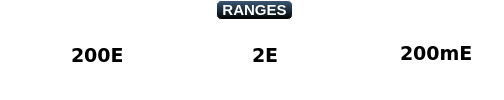
   <widget class="QGroupBox" name="Ranges">
    <property name="geometry">
     <rect>
      <x>30</x>
      <y>120</y>
      <width>504</width>
      <height>100</height>
     </rect>
    </property>
    <property name="font">
     <font>
      <pointsize>-1</pointsize>
      <weight>75</weight>
      <italic>false</italic>
      <bold>true</bold>
     </font>
    </property>
    <property name="styleSheet">
     <string notr="true">QGroupBox {
     background-color: rgba(0,0,0,0);
     border: 1px solid white;
     border-radius: 5px;
     margin-top: 1ex; /* leave space at the top for the title */
	 font:bold 15px;	
 }

 QGroupBox::title {
	border:1px solid white;
	border-radius:5px;
     subcontrol-origin: margin;
     subcontrol-position: top center; /* position at the top center */
     padding: 0 3px;
	 color:white;
     background-color: qlineargradient(x1: 0, y1: 0, x2: 0, y2: 1,stop: 0 #3a5976, stop: 1 #000000);
 }</string>
    </property>
    <property name="title">
     <string>RANGES</string>
    </property>
    <widget class="QPushButton" name="r200But">
     <property name="geometry">
      <rect>
       <x>31</x>
       <y>37</y>
       <width>40</width>
       <height>40</height>
      </rect>
     </property>
     <property name="font">
      <font>
       <family>DejaVu Sans</family>
       <pointsize>18</pointsize>
      </font>
     </property>
     <property name="focusPolicy">
      <enum>Qt::NoFocus</enum>
     </property>
     <property name="styleSheet">
      <string notr="true">QPushButton {
         border: 2px solid rgba(0,0,0,0);
         border-radius: 25px;
         background-color: rgba(0,0,0,0);
     }

     QPushButton:pressed {
		background-color: qlineargradient(x1: 0, y1: 0, x2: 0, y2: 1,stop: 0 #dadbde, stop: 1 #f6f7fa);
     }
	QPushButton::enabled{
	         border: 2px solid rgba(0,0,0,0);
         border-radius: 25px;
         background-color: rgba(0,0,0,0);
	image: url(:/svgbutton/Beryl/normal.svg);
	}
 
	QPushButton::disabled{
	         border: 2px solid rgba(0,0,0,0);
         border-radius: 25px;
         background-color: rgba(0,0,0,0);
	image: url(:/svgbutton/Beryl/hovered.svg);
	}
     QPushButton:flat {
         border: none; /* no border for a flat push button */
     }

     QPushButton:default {
         border-color: navy; /* make the default button prominent */
     }</string>
     </property>
     <property name="text">
      <string/>
     </property>
     <property name="icon">
      <iconset resource="svgResource.qrc">
       <normaloff>:/svgbutton/Beryl/pressed.svg</normaloff>:/svgbutton/Beryl/pressed.svg</iconset>
     </property>
     <property name="iconSize">
      <size>
       <width>48</width>
       <height>48</height>
      </size>
     </property>
    </widget>
    <widget class="QLabel" name="r200ECap">
     <property name="geometry">
      <rect>
       <x>71</x>
       <y>47</y>
       <width>51</width>
       <height>17</height>
      </rect>
     </property>
     <property name="font">
      <font>
       <family>DejaVu Sans</family>
       <pointsize>14</pointsize>
       <weight>75</weight>
       <italic>false</italic>
       <bold>true</bold>
      </font>
     </property>
     <property name="text">
      <string>200E</string>
     </property>
    </widget>
    <widget class="QPushButton" name="r2EBut">
     <property name="geometry">
      <rect>
       <x>205</x>
       <y>39</y>
       <width>40</width>
       <height>40</height>
      </rect>
     </property>
     <property name="font">
      <font>
       <family>DejaVu Sans</family>
       <pointsize>18</pointsize>
      </font>
     </property>
     <property name="focusPolicy">
      <enum>Qt::NoFocus</enum>
     </property>
     <property name="styleSheet">
      <string notr="true">QPushButton {
         border: 2px solid rgba(0,0,0,0);
         border-radius: 25px;
         background-color: rgba(0,0,0,0);
     }

     QPushButton:pressed {
		background-color: qlineargradient(x1: 0, y1: 0, x2: 0, y2: 1,stop: 0 #dadbde, stop: 1 #f6f7fa);
     }
	QPushButton::disabled{
	
	image: url(:/svgbutton/Beryl/hovered.svg);
	}
     QPushButton:flat {
         border: none; /* no border for a flat push button */
     }

     QPushButton:default {
         border-color: navy; /* make the default button prominent */
     }</string>
     </property>
     <property name="text">
      <string/>
     </property>
     <property name="icon">
      <iconset resource="svgResource.qrc">
       <normaloff>:/svgbutton/Beryl/pressed.svg</normaloff>:/svgbutton/Beryl/pressed.svg</iconset>
     </property>
     <property name="iconSize">
      <size>
       <width>48</width>
       <height>48</height>
      </size>
     </property>
    </widget>
    <widget class="QLabel" name="r2Ecap">
     <property name="geometry">
      <rect>
       <x>252</x>
       <y>47</y>
       <width>30</width>
       <height>17</height>
      </rect>
     </property>
     <property name="font">
      <font>
       <family>DejaVu Sans</family>
       <pointsize>14</pointsize>
       <weight>75</weight>
       <italic>false</italic>
       <bold>true</bold>
      </font>
     </property>
     <property name="text">
      <string>2E</string>
     </property>
    </widget>
    <widget class="QPushButton" name="r200mEBut">
     <property name="geometry">
      <rect>
       <x>354</x>
       <y>38</y>
       <width>40</width>
       <height>40</height>
      </rect>
     </property>
     <property name="font">
      <font>
       <family>DejaVu Sans</family>
       <pointsize>18</pointsize>
      </font>
     </property>
     <property name="focusPolicy">
      <enum>Qt::NoFocus</enum>
     </property>
     <property name="styleSheet">
      <string notr="true">QPushButton {
         border: 2px solid rgba(0,0,0,0);
         border-radius: 25px;
         background-color: rgba(0,0,0,0);
     }

     QPushButton:pressed {
		background-color: qlineargradient(x1: 0, y1: 0, x2: 0, y2: 1,stop: 0 #dadbde, stop: 1 #f6f7fa);
     }
	QPushButton::disabled{
	
	image: url(:/svgbutton/Beryl/hovered.svg);
	}
     QPushButton:flat {
         border: none; /* no border for a flat push button */
     }

     QPushButton:default {
         border-color: navy; /* make the default button prominent */
     }</string>
     </property>
     <property name="text">
      <string/>
     </property>
     <property name="icon">
      <iconset resource="svgResource.qrc">
       <normaloff>:/svgbutton/Beryl/pressed.svg</normaloff>:/svgbutton/Beryl/pressed.svg</iconset>
     </property>
     <property name="iconSize">
      <size>
       <width>48</width>
       <height>48</height>
      </size>
     </property>
    </widget>
    <widget class="QLabel" name="r200mECap">
     <property name="geometry">
      <rect>
       <x>400</x>
       <y>45</y>
       <width>71</width>
       <height>17</height>
      </rect>
     </property>
     <property name="font">
      <font>
       <family>DejaVu Sans</family>
       <pointsize>14</pointsize>
       <weight>75</weight>
       <italic>false</italic>
       <bold>true</bold>
      </font>
     </property>
     <property name="text">
      <string>200mE</string>
     </property>
    </widget>
    <widget class="QPushButton" name="but200mE">
     <property name="geometry">
      <rect>
       <x>336</x>
       <y>33</y>
       <width>150</width>
       <height>50</height>
      </rect>
     </property>
     <property name="focusPolicy">
      <enum>Qt::NoFocus</enum>
     </property>
     <property name="styleSheet">
      <string notr="true">QPushButton {border: 1px solid rgba(0,0,0,0); border-radius: 8px; background-color: rgba(0,0,0,0);color:blue;
}
</string>
     </property>
     <property name="text">
      <string/>
     </property>
     <property name="iconSize">
      <size>
       <width>70</width>
       <height>70</height>
      </size>
     </property>
    </widget>
    <widget class="QPushButton" name="but2E">
     <property name="geometry">
      <rect>
       <x>170</x>
       <y>33</y>
       <width>150</width>
       <height>50</height>
      </rect>
     </property>
     <property name="focusPolicy">
      <enum>Qt::NoFocus</enum>
     </property>
     <property name="styleSheet">
      <string notr="true">QPushButton {border: 1px solid rgba(0,0,0,0); border-radius: 8px; background-color: rgba(0,0,0,0);color:blue;
}
</string>
     </property>
     <property name="text">
      <string/>
     </property>
     <property name="iconSize">
      <size>
       <width>70</width>
       <height>70</height>
      </size>
     </property>
    </widget>
    <widget class="QPushButton" name="but200E">
     <property name="geometry">
      <rect>
       <x>10</x>
       <y>33</y>
       <width>150</width>
       <height>50</height>
      </rect>
     </property>
     <property name="focusPolicy">
      <enum>Qt::NoFocus</enum>
     </property>
     <property name="styleSheet">
      <string notr="true">QPushButton {border: 1px solid rgba(0,0,0,0); border-radius: 8px; background-color: rgba(0,0,0,0);color:blue;
}
</string>
     </property>
     <property name="text">
      <string/>
     </property>
     <property name="iconSize">
      <size>
       <width>70</width>
       <height>70</height>
      </size>
     </property>
    </widget>
   </widget>
